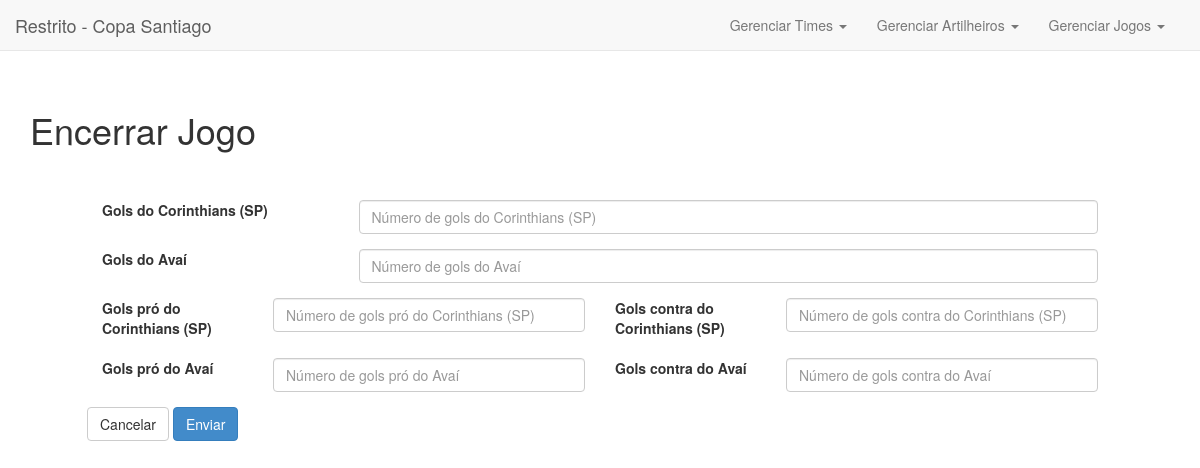
/restrito/jogoencerra.php?id=94, run on the app's committed database.
### tables this page shows
CREATE TABLE IF NOT EXISTS `times` (
  `id` int(11) NOT NULL AUTO_INCREMENT,
  `time` text NOT NULL,
  `logo` text NOT NULL,
  `slug` text NOT NULL,
  `grupo` text NOT NULL,
  `abr` text NOT NULL,
  PRIMARY KEY (`id`)
);

### config.php (called while the page is built, shortened)
<?php
$siteurl = 'http://exemplo.com/copa';
?>

### restrito/jogoencerra.php (the view, shortened to what this page needs)
<?php
$id = $_GET['id'];
include 'header.php';
$sql = "SELECT * FROM `jogos` WHERE `id` =".$id." LIMIT 0 , 1";
$query = mysql_query($sql);
$sqldata = mysql_fetch_array($query);
$time1 = $sqldata["time1"];
$time2 = $sqldata["time2"];
$sqltime1data = "SELECT * FROM `times` WHERE `id` =".$time1." LIMIT 0 , 1";
$querytime1data = mysql_query($sqltime1data);
$sqltime1datainfo = mysql_fetch_array($querytime1data);
$nometime1 = $sqltime1datainfo["time"];
$sqltime2data = "SELECT * FROM `times` WHERE `id` =".$time2." LIMIT 0 , 1";
$querytime2data = mysql_query($sqltime2data);
$sqltime2datainfo = mysql_fetch_array($querytime2data);
$nometime2 = $sqltime2datainfo["time"];
	echo '
	<h1>Encerrar Jogo</h1>
	<form id="add-time" action="'.$siteurl.'/restrito/jogoencerrasubmit.php">
	<div class="form-group clearfix">
		<label for="gol1" class="col-lg-3 control-label">Gols do '.$nometime1.'</label>
		<div class="col-lg-9">
			<input placeholder="Número de gols do '.$nometime1.'" name="gol1" id="gol1" class="form-control" type="text" required>
		</div>
	</div>
	<div class="form-group clearfix">
		<label for="gol2" class="col-lg-3 control-label">Gols do '.$nometime2.'</label>
		<div class="col-lg-9">
			<input placeholder="Número de gols do '.$nometime2.'" name="gol2" id="gol2" class="form-control" type="text" required>
		</div>
	</div>
	<div class="form-group clearfix">
		<label for="pro1" class="col-lg-2 control-label">Gols pró do '.$nometime1.'</label>
		<div class="col-lg-4">
			<input placeholder="Número de gols pró do '.$nometime1.'" name="pro1" id="pro1" class="form-control" type="text" required>
		</div>
		<label for="contra1" class="col-lg-2 control-label">Gols contra do '.$nometime1.'</label>
		<div class="col-lg-4">
			<input placeholder="Número de gols contra do '.$nometime1.'" name="contra1" id="contra1" class="form-control" type="text" required>
		</div>
	</div>
	<div class="form-group clearfix">
		<label for="pro2" class="col-lg-2 control-label">Gols pró do '.$nometime2.'</label>
		<div class="col-lg-4">
			<input placeholder="Número de gols pró do '.$nometime2.'" name="pro2" id="pro2" class="form-control" type="text" required>
		</div>
		<label for="contra2" class="col-lg-2 control-label">Gols contra do '.$nometime2.'</label>
		<div class="col-lg-4">
			<input placeholder="Número de gols contra do '.$nometime2.'" name="contra2" id="contra2" class="form-control" type="text" required>
		</div>
	</div>
	<input type="hidden" value="'.$id.'" name="id">
	<a class="btn btn-default" data-dismiss="modal" href="'.$siteurl.'/restrito">Cancelar</a>
	<button type="submit" class="btn btn-primary">Enviar</button>
	</form>
	';
include 'footer.php';
?>

### restrito/header.php (style rules this page uses)
body { margin-top:60px !important;padding:30px; }
form#add-time { width:90% !important;margin:0 auto;margin-top:50px }

### data on the page
times: time "Corinthians (SP)", gol1 "Número de gols do Corinthians (SP)", pro1 "Número de gols pró do Corinthians (SP)", contra1 "Número de gols contra do Corinthians (SP)"
times: time "Avaí", gol2 "Número de gols do Avaí", pro2 "Número de gols pró do Avaí", contra2 "Número de gols contra do Avaí"

### other printed values
$sitetitle "Copa Santiago"
